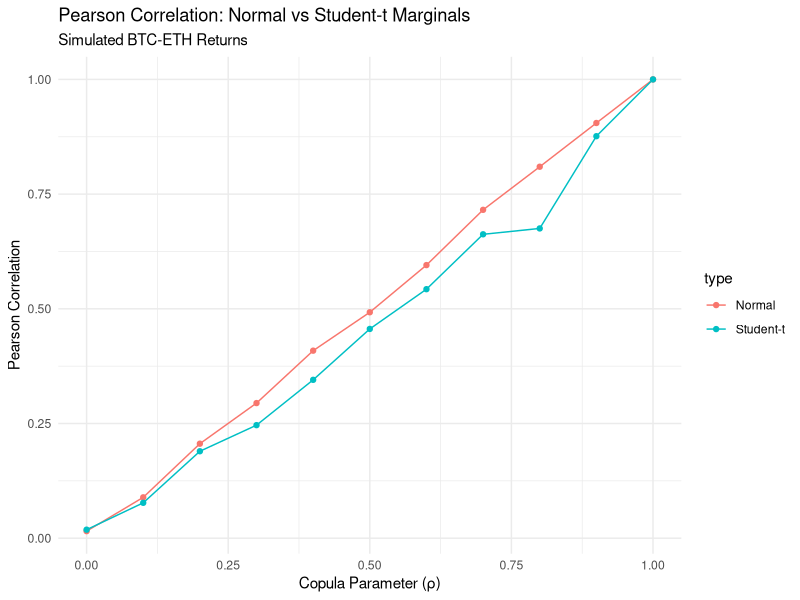
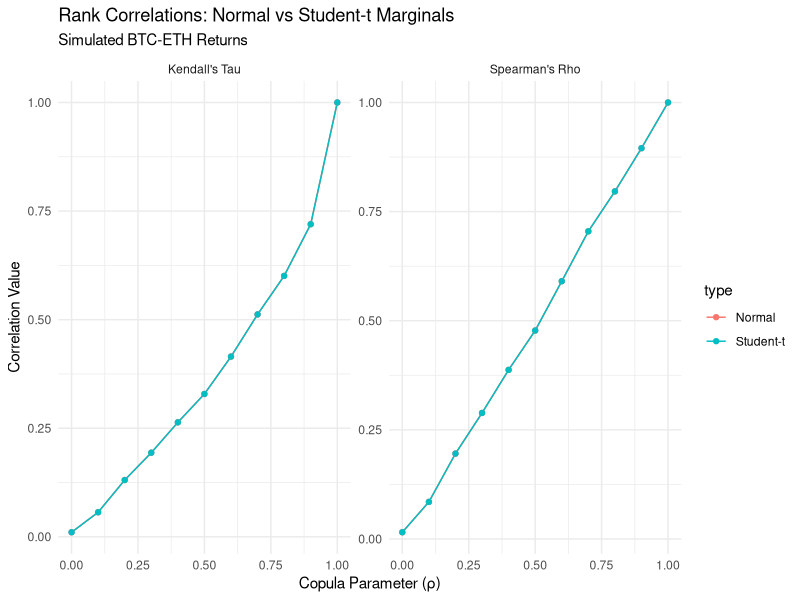

Here is the R script that generated these plots, in order:
library(mvtnorm)
library(ggplot2)
library(dplyr)
library(tidyr)

# Problem: Crypto Copula Dependence Analysis
# Simulate BTC and ETH returns with varying dependence (ρ) using Gaussian copulas
# Analyze correlations under different marginal distributions

# 1. Parameters
rhos <- seq(0, 1, by = 0.1)  # Correlation parameters
N <- 2000                     # Sample size
df_t <- 3                     # Degrees of freedom for Student-t distribution

# 2. Initialize results storage
results <- tibble(
  rho = numeric(),
  type = character(),
  pearson = numeric(),
  kendall = numeric(),
  spearman = numeric()
)

# 3. Main simulation loop
for (rho in rhos) {
  # 3.1 Generate Gaussian copula samples
  sigma <- matrix(c(1, rho, rho, 1), nrow = 2)
  gaussian_copula <- pnorm(rmvnorm(N, mean = c(0, 0), sigma = sigma))
  
  # 3.2 Transform to different marginals
  
  # Normal returns (mean 0, volatility 1)
  btc_norm <- qnorm(gaussian_copula[, 1])
  eth_norm <- qnorm(gaussian_copula[, 2])
  
  # Student-t returns (fat-tailed, df=3)
  btc_t <- qt(gaussian_copula[, 1], df = df_t)
  eth_t <- qt(gaussian_copula[, 2], df = df_t)
  
  # 3.3 Compute correlations for normal marginals
  pearson_norm <- cor(btc_norm, eth_norm, method = "pearson")
  kendall_norm <- cor(btc_norm, eth_norm, method = "kendall")
  spearman_norm <- cor(btc_norm, eth_norm, method = "spearman")
  
  # 3.4 Compute correlations for t marginals
  pearson_t <- cor(btc_t, eth_t, method = "pearson")
  kendall_t <- cor(btc_t, eth_t, method = "kendall")
  spearman_t <- cor(btc_t, eth_t, method = "spearman")
  
  # 3.5 Store results
  results <- results %>%
    add_row(
      rho = rho,
      type = "Normal",
      pearson = pearson_norm,
      kendall = kendall_norm,
      spearman = spearman_norm
    ) %>%
    add_row(
      rho = rho,
      type = "Student-t",
      pearson = pearson_t,
      kendall = kendall_t,
      spearman = spearman_t
    )
}

# 4. Visualization

# 4.1 Pearson correlation comparison
ggplot(results, aes(x = rho, y = pearson, color = type)) +
  geom_line() +
  geom_point() +
  labs(title = "Pearson Correlation: Normal vs Student-t Marginals",
       subtitle = "Simulated BTC-ETH Returns",
       x = "Copula Parameter (ρ)",
       y = "Pearson Correlation") +
  theme_minimal()

# 4.2 Rank correlations comparison
results_long <- results %>%
  pivot_longer(cols = c(kendall, spearman), 
               names_to = "cor_type", 
               values_to = "cor_value")

ggplot(results_long, aes(x = rho, y = cor_value, color = type)) +
  geom_line() +
  geom_point() +
  facet_wrap(~cor_type, scales = "free_y",
             labeller = labeller(cor_type = c(
               kendall = "Kendall's Tau",
               spearman = "Spearman's Rho"))) +
  labs(title = "Rank Correlations: Normal vs Student-t Marginals",
       subtitle = "Simulated BTC-ETH Returns",
       x = "Copula Parameter (ρ)",
       y = "Correlation Value") +
  theme_minimal()

# 5. Summary statistics
results %>%
  group_by(type) %>%
  summarise(
    avg_pearson = mean(pearson),
    avg_kendall = mean(kendall),
    avg_spearman = mean(spearman)
  )
